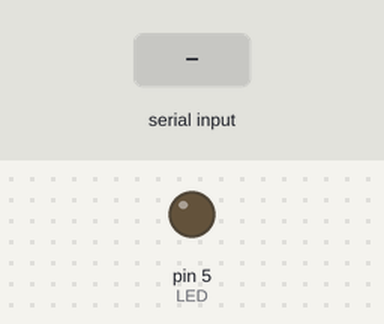
A sketch run on a simulated Arduino Uno, built with avr-gcc and run on an emulated ATmega328P. Parts: output pins drawn as LEDs (lit = HIGH). The inputs (shaded band) are chosen by the test bench.

Above: at 1.2 s.
1.3 s: "H" received over Serial
At 2.2 s:
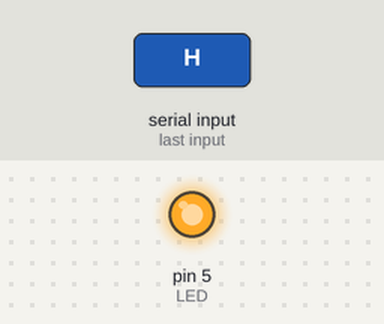
2.8 s: "L" received over Serial
At 3.3 s:
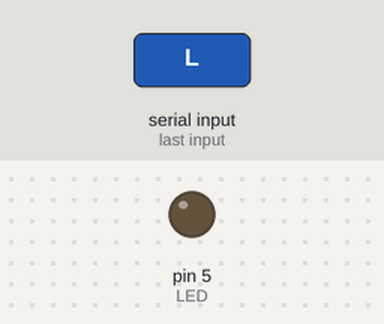
Timing chart, 0 to 5.8 s (numbered marks = the images above; inputs shaded):
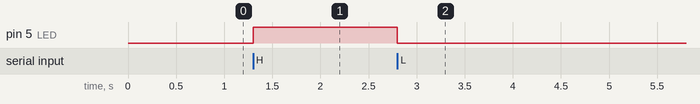

Measured:
- after the input at 1.3 s, pin 5 (LED): LOW → HIGH at once
- after the input at 2.8 s, pin 5 (LED): HIGH → LOW at once

The sketch:

Serial_read.ino
```cpp
#define LED 5

void setup() {
  Serial.begin(9600);
  pinMode(LED, OUTPUT);
}

void loop() {
  if (Serial.available() > 0) {
    int c = Serial.read();
    if (c == 'H') {
      digitalWrite(LED, HIGH);
    } else if (c == 'L') {
      digitalWrite(LED, LOW);
    }
  }
}
```
